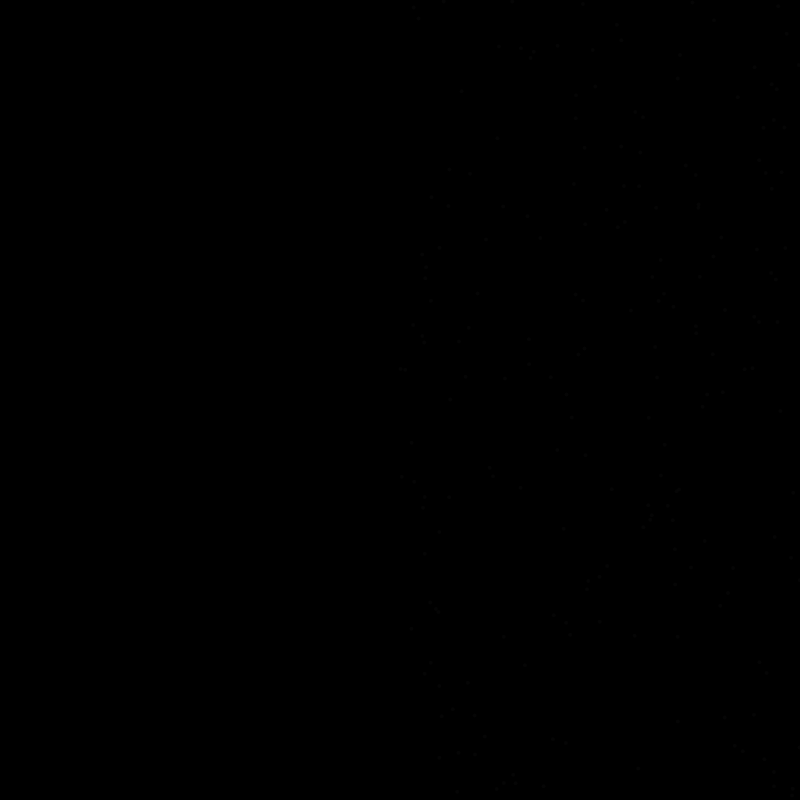
Frame 1 (no input)
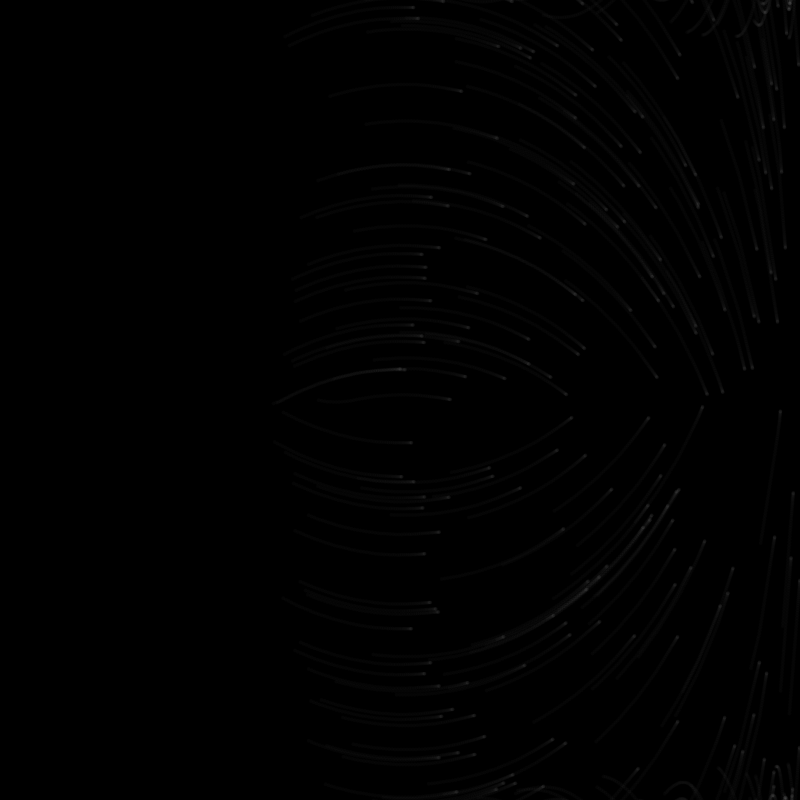
Frame 60 (no input)
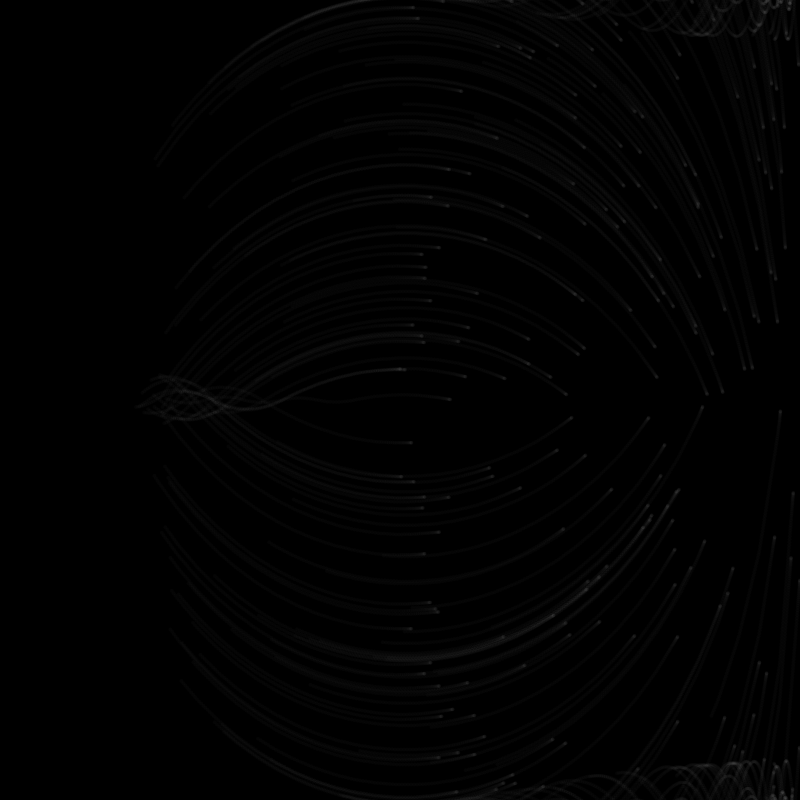
Frame 120 (the mouse pressed at the canvas centre since frame 60)

The p5.js sketch that drew these frames (run headless with seeded random() and noise() and a simulated clock; from frame 60 on, the mouse is pressed at the canvas centre):

// p5.js sketch
// ── sketch.js
// Eva Philips
// March 6, 2019
// Nature of Code Week 6: Vector Field

let flowfield;
let particles = [];



function setup() {
  createCanvas(800, 800);
  background(0);

  flowfield = new FlowField(20);

  for(let i=0; i<200; i++){
    //particles.push(new Particle(random(width/2-100, width/2+100), random(height/2-100, height/2+100)));
    particles.push(new Particle(random(width/2, width), random(height)));
  }

}

function draw() {

  //background(0);
  
  //flowfield.display();
  //flowfield.init();

  for(let i=0; i<particles.length; i++){
    particles[i].run();
    particles[i].follow(flowfield);
  }


}









// ── FlowField.js
// Eva Philips
// March 6, 2019
// Nature of Code Week 6: Define Flow Field

class FlowField{
    constructor(r){
      // size of each "cell" of the flow field
      this.resolution = r;
      // number of col and rows 
      this.cols = width/ this.resolution;
      this.rows = height/ this.resolution;
      // flow field array
      this.field = this.make2Darray(this.cols);
      this.init();
    }
  
    // makes a 2D array for the flow field grid
    make2Darray(n){
      let array = [];
      for(let i=0; i<n; i++){
        array[i] = [];
      }
      return array;
    }
  
    // define the field
    init(){
    //     let xoff = 0;
    //     for(let i=0; i<this.cols; i++){
    //         let yoff = 0;
    //     for(let j=0; j<this.rows; j++){
    //       let theta = map(noise(xoff, yoff), 0, 1, 0, TWO_PI);
    //       // convert polar to cartesian coordinate transform then add to field
    //       this.field[i][j] = createVector(cos(theta), sin(theta));
    //       yoff += 0.1;
    //     }
    //     xoff += 0.1;  
    //   }
    let theta;
    let prevTU = 0;
    let prevTL = 0;
    for(let i=0; i<this.cols; i++){
        for(let j=0; j<this.rows; j++){
            if(i<this.rows/2 && j<this.cols/2){
                theta = prevTU + PI/2;
            } else if(i>=this.rows/2 && j<this.cols/2){
                //theta = prevT - PI/2;
                theta = prevTU - PI - PI/2;
                //theta = PI;
            }else if(i<this.rows/2 && j>=this.cols/2){
                theta = prevTL - PI/2;
            }else if(i>=this.rows/2 && j>=this.cols/2){
                //theta = prevTL + PI/2
                theta = prevTL + PI/2 + PI;
                //theta = PI;
            }else{
                theta = 0;
            }

            this.field[i][j] = createVector(cos(theta), sin(theta));
        } 
        prevTU += TWO_PI/this.cols/2;   
        prevTL -= TWO_PI/this.cols/2;      
    }
    
    }

    // lookup vector associated with "lookup" position
    lookup(lookup){
        let col = Math.floor(constrain(lookup.x / this.resolution, 0, this.cols - 1));
        let row = Math.floor(constrain(lookup.y / this.resolution, 0, this.rows - 1));
        return this.field[col][row].copy();
    }
  
    // display every vector in the field array
    display(){
      for(let i=0; i< this.cols; i++){
        for(let j=0; j< this.rows; j++){
          this.drawVector(this.field[i][j], i*this.resolution, j*this.resolution, this.resolution - 2);
        }
      }
    }
  
    // draw every vector
    drawVector(v, x, y, scale){
      push();
      let arrowsize = 4;
      // translate to vector location
      translate(x, y);
      stroke(255);
      // rotate with the direction function
      rotate(v.heading());
      // calculate length of vector
      let len = v.mag() * scale;
      // draw line to make the arrow
      line(0, 0, len, 0);
      pop();
  
    }

  }
// ── Particle.js
// Eva Philips
// March 6, 2019
// Nature of Code Week 6: Define Particle

class Particle{
    constructor(x, y){
      this.position = createVector(x, y)
      this.acceleration = createVector(0, 0)
      this.velocity = createVector(0, 0)
      this.r = 4;
      this.maxspeed = 3;
      this.maxforce  = 0.1
    }
  
    // update and show the particles
    run(){
      this.update();
      this.borders();
      this.display();
    }
  
    // update locations
    update(){
      // change velocity
      this.velocity.add(this.acceleration);
      // limit speed
      this.velocity.limit(this.maxspeed);
      this.position.add(this.velocity);
      // reset acceleration 
      this.acceleration.mult(0);
  
    }
  
    // wrap particles around canvas
    borders(){
      if (this.position.x < -this.r) this.position.x = width + this.r;
      if (this.position.y < -this.r) this.position.y = height + this.r;
      if (this.position.x > width + this.r) this.position.x = -this.r;
      if (this.position.y > height + this.r) this.position.y = -this.r;
    }
  
    // show particles
    display(){
      fill(255, 5);
      noStroke();
      push();
      translate(this.position.x, this.position.y);
      //point(0,0)
      ellipse(0, 0, this.r)
      pop();
  
    }

    // apply forces
    applyForce(force){
      this.acceleration.add(force)
    }

    // steer along flow field
    follow(flow){
        // look up vector associated with at position in the flow field
        let desired = flow.lookup(this.position);
        // scale vector
        desired.mult(this.maxspeed);
        // calculate steering force
        let steer = p5.Vector.sub(desired, this.velocity);
        // limit the force
        steer.limit(this.maxforce);
        // apply the steering force
        this.applyForce(steer);
    }
  }
